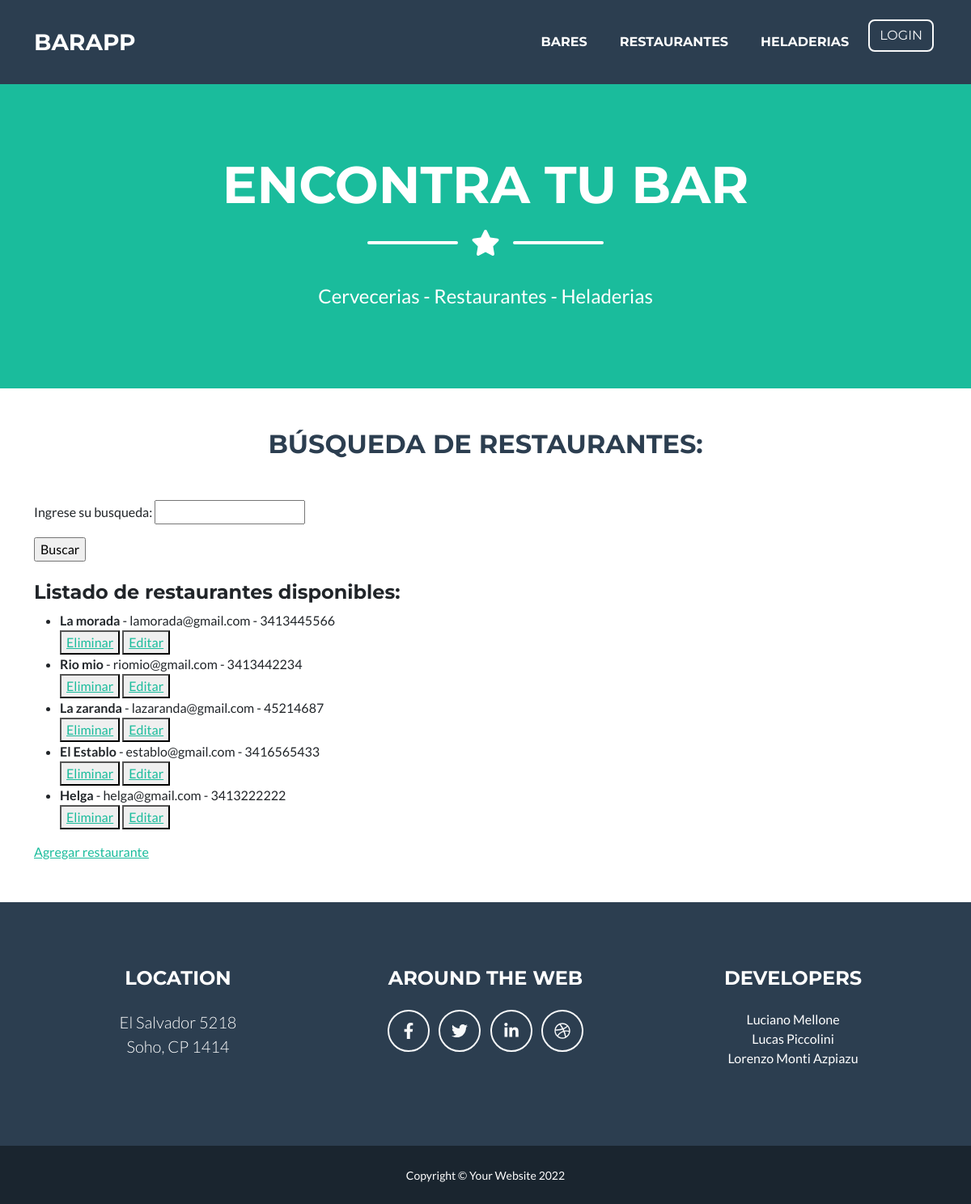
Page /app-bares/restaurantes/ on the committed database.
### Bares/models.py (models this page shows, shortened)
class Restaurantes(models.Model):
    nombre = models.CharField(max_length = 100)
    email = models.EmailField(verbose_name="Correo electrónico")
    telefono = models.IntegerField()

### Bares/views.py (the view)
# urls.py: path('restaurantes/', RestaurantesList.as_view(), name="Restaurantes"),
class RestaurantesList(ListView):
    model = Restaurantes
    template_name = 'restaurantes.html'
    context_object_name = "listarestaurantes"

### Bares/Templates/Restaurantes.html (shortened to what this page needs)
{% extends 'padre.html' %}
{% load static %}
{% block contenidoQueCambia %}
<h2 class="page-section-heading text-center text-uppercase text-secondary mb-0" id="titulo-listas">Búsqueda de restaurantes:</h2>
<form action="{% url 'buscar_restaurante' %}" method="GET">{% csrf_token %}
    <p>Ingrese su busqueda: <input type="string" name="restaurante"/> </p>
    <input type="submit" value="Buscar">
</form>
<h4>Listado de restaurantes disponibles:</h4>
<ul>
    {% for restaurante in listarestaurantes %}
        <li><strong>{{restaurante.nombre}}</strong> - {{restaurante.email}} - {{restaurante.telefono}}</li>
        <div>
            <button>
                <a href="{% url 'restaurante_delete' restaurante.id %}">Eliminar</a>
            </button>
            <button>
                <a href="{% url 'restaurante_update' restaurante.id %}">Editar</a>
            </button>
        </div>
    {% endfor %}
</ul>
<p><a href="{% url 'restaurante_create' %}">Agregar restaurante</a></p>
{% endblock contenidoQueCambia %}

### rows in the picture
Restaurantes: nombre "La morada", email "lamorada@gmail.com", telefono "3413445566"
Restaurantes: nombre "Rio mio", email "riomio@gmail.com", telefono "3413442234"
Restaurantes: nombre "La zaranda", email "lazaranda@gmail.com", telefono "45214687"
Restaurantes: nombre "El Establo", email "establo@gmail.com", telefono "3416565433"
Restaurantes: nombre "Helga", email "helga@gmail.com", telefono "3413222222"
